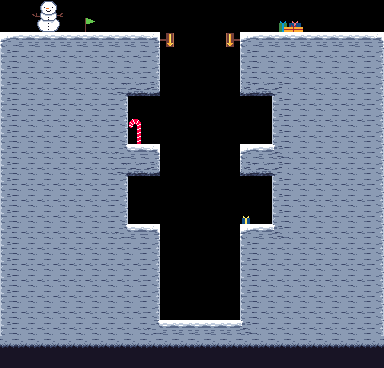

A level layout from a 2D game, rendered from its tile map. Below: a short description, then the map file with its tile-grid data intact:
An orthogonal 24x23 tile map with 16x16 px tiles, 2 tile layers (collisions, Tile Layer 2), 2 tilesets.

<map version="1.10" tiledversion="1.10.1" orientation="orthogonal" renderorder="right-down" width="24" height="23" tilewidth="16" tileheight="16" infinite="0" nextlayerid="3" nextobjectid="1">
 <tileset firstgid="1" name="penguinGaimTileset" tilewidth="16" tileheight="16" tilecount="50" columns="10">
  <image source="../../../Downloads/penguin_gaim_decorations.png" width="160" height="80" />
  <wangsets>
   <wangset name="ice tiles" type="corner" tile="11">
    <wangcolor name="" color="#ff0000" tile="-1" probability="1" />
    <wangtile tileid="0" wangid="0,0,0,1,0,0,0,0" />
    <wangtile tileid="1" wangid="0,0,0,1,0,1,0,0" />
    <wangtile tileid="2" wangid="0,0,0,0,0,1,0,0" />
    <wangtile tileid="10" wangid="0,1,0,1,0,0,0,0" />
    <wangtile tileid="11" wangid="0,1,0,1,0,1,0,1" />
    <wangtile tileid="12" wangid="0,0,0,0,0,1,0,1" />
    <wangtile tileid="20" wangid="0,1,0,0,0,0,0,0" />
    <wangtile tileid="21" wangid="0,1,0,0,0,0,0,1" />
    <wangtile tileid="22" wangid="0,0,0,0,0,0,0,1" />
    <wangtile tileid="30" wangid="0,1,0,0,0,1,0,1" />
    <wangtile tileid="31" wangid="0,1,0,1,0,0,0,1" />
    <wangtile tileid="40" wangid="0,0,0,1,0,1,0,1" />
    <wangtile tileid="41" wangid="0,1,0,1,0,1,0,0" />
   </wangset>
  </wangsets>
 </tileset>
 <tileset firstgid="51" source="penguinGaimTileset.tsx" />
 <layer id="1" name="collisions" width="24" height="23">
  <data encoding="csv">
0,0,0,0,0,0,0,0,0,0,0,0,0,0,0,0,0,0,0,0,0,0,0,0,
0,0,0,0,0,0,0,0,0,0,0,0,0,0,0,0,0,0,0,0,0,0,0,0,
51,52,52,52,52,52,52,52,52,53,0,0,0,0,0,51,52,52,52,52,52,52,52,53,
61,62,62,62,62,62,62,62,62,63,0,0,0,0,0,61,62,62,62,62,62,62,62,63,
61,62,62,62,62,62,62,62,62,63,0,0,0,0,0,61,62,62,62,62,62,62,62,63,
61,62,62,62,62,62,62,81,72,73,0,0,0,0,0,71,72,82,62,62,62,62,62,63,
61,62,62,62,62,62,62,63,0,0,0,0,0,0,0,0,0,61,62,62,62,62,62,63,
61,62,62,62,62,62,62,63,0,0,0,0,0,0,0,0,0,61,62,62,62,62,62,63,
61,62,62,62,62,62,62,63,0,0,0,0,0,0,0,0,0,61,62,62,62,62,62,63,
61,62,62,62,62,62,62,91,52,53,0,0,0,0,0,51,52,92,62,62,62,62,62,63,
61,62,62,62,62,62,62,81,72,73,0,0,0,0,0,71,72,82,62,62,62,62,62,63,
61,62,62,62,62,62,62,63,0,0,0,0,0,0,0,0,0,61,62,62,62,62,62,63,
61,62,62,62,62,62,62,63,0,0,0,0,0,0,0,0,0,61,62,62,62,62,62,63,
61,62,62,62,62,62,62,63,0,0,0,0,0,0,0,0,0,61,62,62,62,62,62,63,
61,62,62,62,62,62,62,91,52,53,0,0,0,0,0,51,52,92,62,62,62,62,62,63,
61,62,62,62,62,62,62,62,62,63,0,0,0,0,0,61,62,62,62,62,62,62,62,63,
61,62,62,62,62,62,62,62,62,63,0,0,0,0,0,61,62,62,62,62,62,62,62,63,
61,62,62,62,62,62,62,62,62,63,0,0,0,0,0,61,62,62,62,62,62,62,62,63,
61,62,62,62,62,62,62,62,62,63,0,0,0,0,0,61,62,62,62,62,62,62,62,63,
61,62,62,62,62,62,62,62,62,63,0,0,0,0,0,61,62,62,62,62,62,62,62,63,
61,62,62,62,62,62,62,62,62,91,52,52,52,52,52,92,62,62,62,62,62,62,62,63,
71,72,72,72,72,72,72,72,72,72,72,72,72,72,72,72,72,72,72,72,72,72,72,73,
0,0,0,0,0,0,0,0,0,0,0,0,0,0,0,0,0,0,0,0,0,0,0,0
</data>
 </layer>
 <layer id="2" name="Tile Layer 2" width="24" height="23">
  <data encoding="csv">
0,0,59,60,0,0,0,0,0,0,0,0,0,0,0,0,0,0,0,0,0,0,0,0,
0,0,69,70,0,93,0,0,0,0,0,0,0,0,0,0,0,2147483744,2147483743,0,0,0,0,0,
0,0,0,0,0,0,0,0,0,0,2684354634,0,0,0,536870986,0,0,0,0,0,0,0,0,0,
0,0,0,0,0,0,0,0,0,0,0,0,0,0,0,0,0,0,0,0,0,0,0,0,
0,0,0,0,0,0,0,0,0,0,0,0,0,0,0,0,0,0,0,0,0,0,0,0,
0,0,0,0,0,0,0,0,0,0,0,0,0,0,0,0,0,0,0,0,0,0,0,0,
0,0,0,0,0,0,0,0,0,0,0,0,0,0,0,0,0,0,0,0,0,0,0,0,
0,0,0,0,0,0,0,0,84,0,0,0,0,0,0,0,0,0,0,0,0,0,0,0,
0,0,0,0,0,0,0,0,94,0,0,0,0,0,0,0,0,0,0,0,0,0,0,0,
0,0,0,0,0,0,0,0,0,0,0,0,0,0,0,0,0,0,0,0,0,0,0,0,
0,0,0,0,0,0,0,0,0,0,0,0,0,0,0,0,0,0,0,0,0,0,0,0,
0,0,0,0,0,0,0,0,0,0,0,0,0,0,0,0,0,0,0,0,0,0,0,0,
0,0,0,0,0,0,0,0,0,0,0,0,0,0,0,0,0,0,0,0,0,0,0,0,
0,0,0,0,0,0,0,0,0,0,0,0,0,0,0,55,0,0,0,0,0,0,0,0,
0,0,0,0,0,0,0,0,0,0,0,0,0,0,0,0,0,0,0,0,0,0,0,0,
0,0,0,0,0,0,0,0,0,0,0,0,0,0,0,0,0,0,0,0,0,0,0,0,
0,0,0,0,0,0,0,0,0,0,0,0,0,0,0,0,0,0,0,0,0,0,0,0,
0,0,0,0,0,0,0,0,0,0,0,0,0,0,0,0,0,0,0,0,0,0,0,0,
0,0,0,0,0,0,0,0,0,0,0,0,0,0,0,0,0,0,0,0,0,0,0,0,
0,0,0,0,0,0,0,0,0,0,0,0,0,0,0,0,0,0,0,0,0,0,0,0,
0,0,0,0,0,0,0,0,0,0,0,0,0,0,0,0,0,0,0,0,0,0,0,0,
54,54,54,54,54,54,54,54,54,54,54,54,54,54,54,54,54,54,54,54,54,54,54,54,
64,64,64,64,64,64,64,64,64,64,64,64,64,64,64,64,64,64,64,64,64,64,64,64
</data>
 </layer>
</map>
